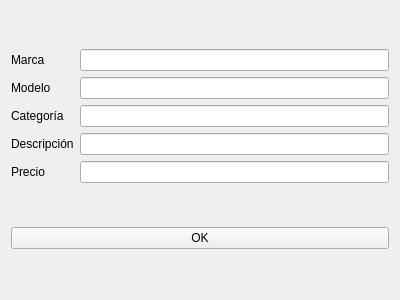
<?xml version="1.0" encoding="UTF-8"?>
<ui version="4.0">
 <class>Form</class>
 <widget class="QWidget" name="Form">
  <property name="geometry">
   <rect>
    <x>0</x>
    <y>0</y>
    <width>400</width>
    <height>300</height>
   </rect>
  </property>
  <property name="windowTitle">
   <string>Agregar/Editar Producto</string>
  </property>
  <layout class="QGridLayout" name="gridLayout">
   <item row="0" column="0">
    <layout class="QVBoxLayout" name="verticalLayout">
     <item>
      <widget class="QLabel" name="label">
       <property name="text">
        <string>Marca</string>
       </property>
      </widget>
     </item>
     <item>
      <widget class="QLabel" name="label_2">
       <property name="text">
        <string>Modelo</string>
       </property>
      </widget>
     </item>
     <item>
      <widget class="QLabel" name="label_3">
       <property name="text">
        <string>Categoría</string>
       </property>
      </widget>
     </item>
     <item>
      <widget class="QLabel" name="label_4">
       <property name="text">
        <string>Descripción</string>
       </property>
      </widget>
     </item>
     <item>
      <widget class="QLabel" name="label_5">
       <property name="text">
        <string>Precio</string>
       </property>
      </widget>
     </item>
    </layout>
   </item>
   <item row="0" column="1">
    <layout class="QVBoxLayout" name="verticalLayout_2">
     <item>
      <widget class="QLineEdit" name="brand_input">
       <property name="alignment">
        <set>Qt::AlignmentFlag::AlignRight|Qt::AlignmentFlag::AlignTrailing|Qt::AlignmentFlag::AlignVCenter</set>
       </property>
      </widget>
     </item>
     <item>
      <widget class="QLineEdit" name="model_input">
       <property name="alignment">
        <set>Qt::AlignmentFlag::AlignRight|Qt::AlignmentFlag::AlignTrailing|Qt::AlignmentFlag::AlignVCenter</set>
       </property>
      </widget>
     </item>
     <item>
      <widget class="QLineEdit" name="category_input">
       <property name="alignment">
        <set>Qt::AlignmentFlag::AlignRight|Qt::AlignmentFlag::AlignTrailing|Qt::AlignmentFlag::AlignVCenter</set>
       </property>
      </widget>
     </item>
     <item>
      <widget class="QLineEdit" name="description_input">
       <property name="alignment">
        <set>Qt::AlignmentFlag::AlignRight|Qt::AlignmentFlag::AlignTrailing|Qt::AlignmentFlag::AlignVCenter</set>
       </property>
      </widget>
     </item>
     <item>
      <widget class="QLineEdit" name="price_input">
       <property name="inputMask">
        <string/>
       </property>
       <property name="alignment">
        <set>Qt::AlignmentFlag::AlignRight|Qt::AlignmentFlag::AlignTrailing|Qt::AlignmentFlag::AlignVCenter</set>
       </property>
      </widget>
     </item>
    </layout>
   </item>
   <item row="1" column="0" colspan="2">
    <widget class="QPushButton" name="ok_button">
     <property name="text">
      <string>OK</string>
     </property>
    </widget>
   </item>
  </layout>
 </widget>
 <resources/>
 <connections/>
</ui>
